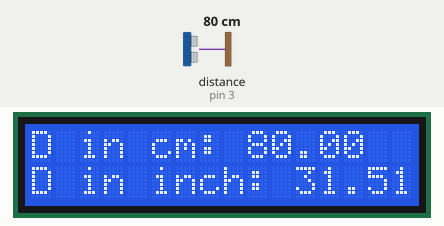
Bench run of a sketch on a simulated Arduino Uno, built with avr-gcc and run on an emulated ATmega328P. On the bench: 16×2 character LCD. Wiring (inferred from the names in the program): ultrasonic range finder: trigger pin 2; echo pin 3. The inputs (shaded band) are chosen by the test bench; at power-on: distance to the obstacle (sensor on pin 3) 80 cm. The echo pulse lasts 58.3 µs per cm.

Above: at 1.2 s.
1.3 s: distance to the obstacle (sensor on pin 3) set to 2 cm
At 1.51 s:
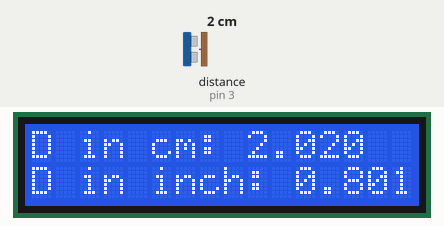
2.8 s: distance to the obstacle (sensor on pin 3) set to 18 cm
At 3.3 s:
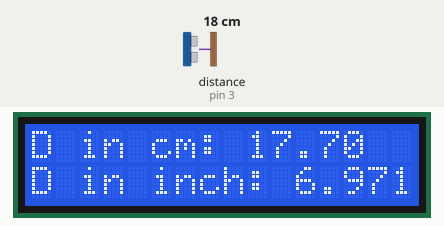
4.3 s: distance to the obstacle (sensor on pin 3) set to 4 cm
At 4.56 s:
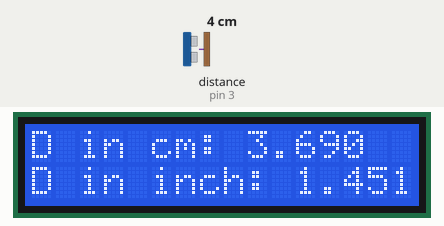
Timing chart, 0 to 7.3 s (numbered marks = the images above; inputs shaded):
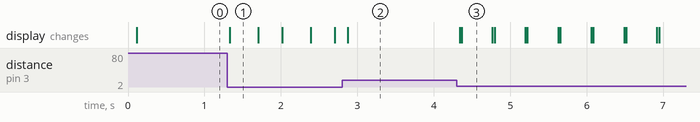

The sketch:

distance_sensor.ino
```cpp
#include <LiquidCrystal_I2C.h>
LiquidCrystal_I2C lcd(0x27, 16, 2);
int trig=2;
int echo=3;
float distancecm;
float distancein;
long duration;
int del1=2;
int del2=10;

// character creation for the LCD
byte infinityLeft[8] = {
  B00000,
  B01110,
  B10001,
  B10000,
  B10001,
  B01110,
  B00000,
  B00000
};

byte infinityRight[8] = {
  B00000,
  B01110,
  B10001,
  B00001,
  B10001,
  B01110,
  B00000,
  B00000
};

// setup
void setup() {
  lcd.init();
  lcd.backlight();
  pinMode(trig, OUTPUT);
  pinMode(echo, INPUT);

  // assign new characters for the LCD
  lcd.createChar(0, infinityLeft);
  lcd.createChar(1, infinityRight);
}
void loop() {
  digitalWrite(trig, LOW);
  delayMicroseconds(del1);
  digitalWrite(trig, HIGH);
  delayMicroseconds(del2);
  digitalWrite(trig, LOW);

  duration = pulseIn(echo, HIGH, 20000);    // timeout after 20ms if no echo is recieved

  if (duration == 0) {
    distancecm = 999;
    distancein = 999;
  }

  distancecm = duration * 0.01715;    // distance in centimetres
  distancein = duration * 0.006755;   // distance in inches

  // print infinity if duration timed out
  if (distancecm >= 999) {
    lcd.setCursor(0,0);
    lcd.print("D in cm: ");
    lcd.write(byte(0));
    lcd.write(byte(1));
    lcd.setCursor(0,1);
    lcd.print("D in inch: ");
    lcd.write(byte(0));
    lcd.write(byte(1));
  }
  // print distance in centimetres and inches
  else {
    lcd.setCursor(0,0);
    lcd.print("D in cm: ");
    lcd.print(distancecm);
    lcd.setCursor(0,1);
    lcd.print("D in inch: ");
    lcd.print(distancein);
  }
}
```

Measured:
- after the input at 1.3 s, the display: changes at once (image 1)
- after the input at 4.3 s, the display: first changes at once (image 3 shows a later state)
- what the display in image 3 shows lasts 0.4 s, from 4.4 s to 4.8 s
